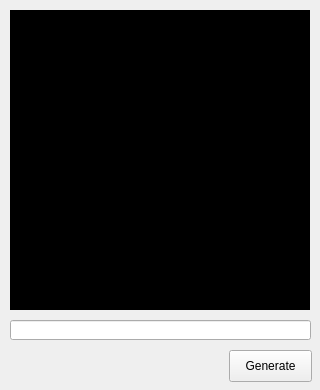
<?xml version="1.0" encoding="UTF-8"?>
<ui version="4.0">
 <class>Form</class>
 <widget class="QWidget" name="Form">
  <property name="geometry">
   <rect>
    <x>0</x>
    <y>0</y>
    <width>320</width>
    <height>390</height>
   </rect>
  </property>
  <property name="sizePolicy">
   <sizepolicy hsizetype="Fixed" vsizetype="Fixed">
    <horstretch>0</horstretch>
    <verstretch>0</verstretch>
   </sizepolicy>
  </property>
  <property name="minimumSize">
   <size>
    <width>320</width>
    <height>390</height>
   </size>
  </property>
  <property name="maximumSize">
   <size>
    <width>320</width>
    <height>390</height>
   </size>
  </property>
  <property name="windowTitle">
   <string>qrcodeApp</string>
  </property>
  <widget class="QLabel" name="lblQrCode">
   <property name="geometry">
    <rect>
     <x>10</x>
     <y>10</y>
     <width>300</width>
     <height>300</height>
    </rect>
   </property>
   <property name="minimumSize">
    <size>
     <width>300</width>
     <height>300</height>
    </size>
   </property>
   <property name="maximumSize">
    <size>
     <width>300</width>
     <height>300</height>
    </size>
   </property>
   <property name="styleSheet">
    <string notr="true">background-color: rgb(0, 0, 0);</string>
   </property>
   <property name="text">
    <string/>
   </property>
  </widget>
  <widget class="QLineEdit" name="txtQrData">
   <property name="geometry">
    <rect>
     <x>10</x>
     <y>320</y>
     <width>301</width>
     <height>20</height>
    </rect>
   </property>
  </widget>
  <widget class="QPushButton" name="btnQrGen">
   <property name="geometry">
    <rect>
     <x>229</x>
     <y>350</y>
     <width>83</width>
     <height>32</height>
    </rect>
   </property>
   <property name="text">
    <string>Generate</string>
   </property>
  </widget>
 </widget>
 <resources/>
 <connections/>
</ui>
